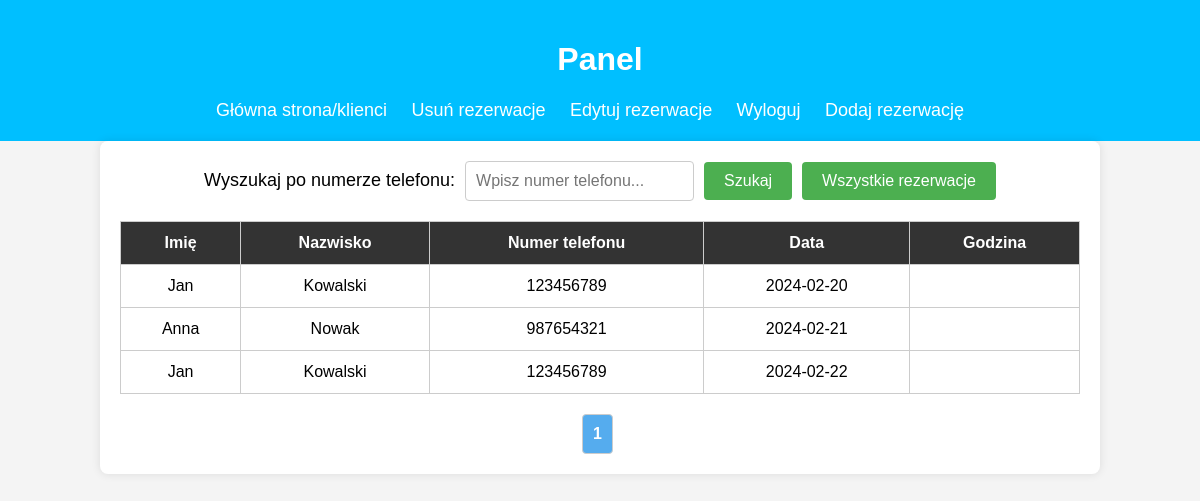
The app's page /indexPanel.php with its own data.
### tables this page shows
CREATE TABLE if not exists  rez (
    id INT AUTO_INCREMENT PRIMARY KEY,
    klient_id INT,
    data_wypozyczenia DATE,
    godzina_rezerwacji TIME,
    ilosc_kajakow_dwuosobowych INT,
    ilosc_kajakow_jednoosobowych INT,
    uwagi TEXT,
    FOREIGN KEY (klient_id) REFERENCES kli(id)
);

CREATE TABLE if not exists  kli (
    id INT AUTO_INCREMENT PRIMARY KEY,
    imie VARCHAR(50),
    nazwisko VARCHAR(50),
    telefon VARCHAR(20)
);

### indexPanel.php (the view, shortened to what this page needs)
<!DOCTYPE html>
<html lang="en">
<head>
    <link rel="stylesheet" href="panelStyles.css">
</head>
<body>
<header>
    <h1>Panel</h1>
    <nav>
        <a href="indexPanel.php">Główna strona/klienci</a>
        <a href="delete.php">Usuń rezerwacje</a>
        <a href="edit.php">Edytuj rezerwacje</a>
        <a href="logout.php">Wyloguj</a>
        <a href="addReservation.php">Dodaj rezerwację</a>
    </nav>
</header>
<div class="container">
    <form method="post">
        <label for="phone">Wyszukaj po numerze telefonu:</label>
        <input type="text" id="phone" name="phone" placeholder="Wpisz numer telefonu...">
        <input type="submit" value="Szukaj">
        <a href="indexPanel.php?all=true" class="button">Wszystkie rezerwacje</a>
    </form>
    <?php
        require('config.php');
        $results_per_page = 20;
        $current_page = isset($_GET['page']) ? $_GET['page'] : 1;
        $offset = ($current_page - 1) * $results_per_page;
        if(isset($_GET['all']) && $_GET['all'] == 'true'){
            $sql = "SELECT kli.imie, kli.nazwisko, kli.telefon, rez.data_wypozyczenia, rez.godzina_rezerwacji
                    FROM rez
                    INNER JOIN kli ON rez.klient_id = kli.id
                    LIMIT $offset, $results_per_page";
        } else {
            $sql = "SELECT kli.imie, kli.nazwisko, kli.telefon, rez.data_wypozyczenia, rez.godzina_rezerwacji
                    FROM rez
                    INNER JOIN kli ON rez.klient_id = kli.id
                    LIMIT $offset, $results_per_page";
        }
        $result = $con->query($sql);
        if ($result->num_rows > 0) {
            echo "<table>
                    <tr>
                        <th>Imię</th>
                        <th>Nazwisko</th>
                        <th>Numer telefonu</th>
                        <th>Data</th>
                        <th>Godzina</th>
                    </tr>";
            while ($row = $result->fetch_assoc()) {
                echo "<tr>
                        <td>".$row["imie"]."</td>
                        <td>".$row["nazwisko"]."</td>
                        <td>".$row["telefon"]."</td>
                        <td>".$row["data_wypozyczenia"]."</td>
                        <td>".$row["godzina_rezerwacji"]."</td>
                    </tr>";
            }
            echo "</table>";
            $sql = "SELECT COUNT(*) AS total FROM rez";
            $result_count = $con->query($sql);
            $row_count = $result_count->fetch_assoc();
            $total_pages = ceil($row_count["total"] / $results_per_page);
            echo "<div class='pagination'>";
            for ($i = 1; $i <= $total_pages; $i++) {
                echo "<a href='indexPanel.php?page=".$i."'";
                if ($i == $current_page) echo " class='active'";
                echo ">".$i."</a>";
            }
            echo "</div>";
        } else {
            echo "<p>Brak wyników</p>";
        }
    ?>
</div>
</body>
</html>

### panelStyles.css (style rules this page uses)
body { font-family: Arial, sans-serif; background-color: #f4f4f4; margin: 0; padding: 0; }
header { background-color: rgba(0, 191, 255); color: #fff; padding: 20px 0; text-align: center; }
nav { margin-top: 10px; }
nav a { color: #fff; text-decoration: none; margin-right: 20px; font-size: 18px; transition: color 0.3s; }
.container { width: 80%; margin: 0 auto; background-color: #fff; padding: 20px; box-shadow: 0 0 10px rgba(0, 0, 0, 0.1); border-radius: 8px; }
form { margin-bottom: 20px; display: flex; justify-content: center; align-items: center; }
label { font-size: 18px; margin-right: 10px; }
input[type="text"] { padding: 10px; border: 1px solid #ccc; border-radius: 4px; font-size: 16px; }
input[type="submit"], .button { background-color: #4caf50; color: #fff; padding: 10px 20px; border: none; border-radius: 4px; cursor: pointer; font-size: 16px; transition: background-color 0.3s; text-decoration: none; display: inline-block; margin-left: 10px; }
table { width: 100%; border-collapse: collapse; margin-top: 20px; }
th, td { border: 1px solid #ccc; padding: 12px; text-align: center; }
th { background-color: #333; color: #fff; }
.pagination { margin-top: 20px; display: flex; justify-content: center; }
.pagination a { color: #333; text-decoration: none; padding: 10px; border: 1px solid #ccc; border-radius: 4px; margin-right: 5px; transition: background-color 0.3s, color 0.3s; }
.pagination .active { background-color: #55acee; color: #fff; font-weight: bold; }

### records on screen
rez: klient.imie "Jan", klient.nazwisko "Kowalski", klient.telefon "123456789", data_wypozyczenia "2024-02-20"
rez: klient.imie "Anna", klient.nazwisko "Nowak", klient.telefon "987654321", data_wypozyczenia "2024-02-21"
rez: klient.imie "Jan", klient.nazwisko "Kowalski", klient.telefon "123456789", data_wypozyczenia "2024-02-22"
